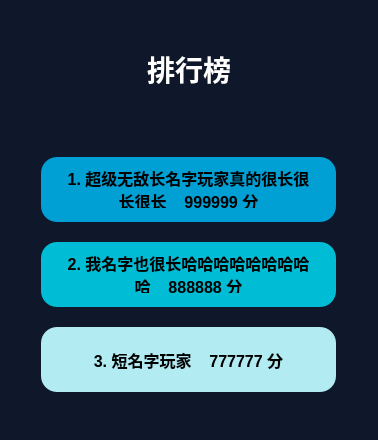
<?xml version="1.0" encoding="UTF-8"?>
<ui version="4.0">
 <class>RankingDialog</class>
 <widget class="QDialog" name="RankingDialog">
  <property name="geometry">
   <rect>
    <x>0</x>
    <y>0</y>
    <width>378</width>
    <height>440</height>
   </rect>
  </property>
  <property name="windowTitle">
   <string>排行榜</string>
  </property>
  <property name="styleSheet">
   <string notr="true">
QDialog { background-color: #0f172a; border-radius: 20px; }

#labelTitle { color: white; font-size: 28px; font-weight: bold; }

#closeButton {
    background: transparent;
    color: #94a3b8;
    font-size: 28px;
    font-weight: bold;
    border: none;
}
#closeButton:hover { color: #ef4444; }

#labelRank1, #labelRank2, #labelRank3 {
    color: black;
    font-weight: bold;
    font-size: 16px;  
    border-radius: 16px;
    padding: 14px 20px;
    background-color: #4338CA;
}
#labelRank1 { background-color: #009fd4; }
#labelRank2 { background-color: #00BCD4; }
#labelRank3 { background-color: #B2EBF2; }
   </string>
  </property>
  <property name="modal">
   <bool>true</bool>
  </property>
  <layout class="QVBoxLayout" name="verticalLayout">
   <property name="spacing">
    <number>20</number>
   </property>
   <property name="leftMargin">
    <number>0</number>
   </property>
   <property name="topMargin">
    <number>0</number>
   </property>
   <property name="rightMargin">
    <number>0</number>
   </property>
   <property name="bottomMargin">
    <number>0</number>
   </property>
   <item>
    <spacer name="verticalSpacer">
     <property name="orientation">
      <enum>Qt::Orientation::Vertical</enum>
     </property>
     <property name="sizeHint" stdset="0">
      <size>
       <width>20</width>
       <height>40</height>
      </size>
     </property>
    </spacer>
   </item>
   <item>
    <widget class="QLabel" name="labelTitle">
     <property name="text">
      <string>排行榜</string>
     </property>
     <property name="alignment">
      <set>Qt::AlignmentFlag::AlignCenter</set>
     </property>
    </widget>
   </item>
   <item>
    <spacer name="topSpacer">
     <property name="orientation">
      <enum>Qt::Orientation::Vertical</enum>
     </property>
     <property name="sizeHint" stdset="0">
      <size>
       <width>20</width>
       <height>30</height>
      </size>
     </property>
    </spacer>
   </item>
   <item alignment="Qt::AlignmentFlag::AlignHCenter">
    <widget class="QLabel" name="labelRank1">
     <property name="sizePolicy">
      <sizepolicy hsizetype="Fixed" vsizetype="Fixed">
       <horstretch>0</horstretch>
       <verstretch>0</verstretch>
      </sizepolicy>
     </property>
     <property name="minimumSize">
      <size>
       <width>295</width>
       <height>65</height>
      </size>
     </property>
     <property name="maximumSize">
      <size>
       <width>295</width>
       <height>65</height>
      </size>
     </property>
     <property name="text">
      <string>1. 超级无敌长名字玩家真的很长很长很长    999999 分</string>
     </property>
     <property name="alignment">
      <set>Qt::AlignmentFlag::AlignCenter</set>
     </property>
     <property name="wordWrap">
      <bool>true</bool>
     </property>
    </widget>
   </item>
   <item alignment="Qt::AlignmentFlag::AlignHCenter">
    <widget class="QLabel" name="labelRank2">
     <property name="sizePolicy">
      <sizepolicy hsizetype="Fixed" vsizetype="Fixed">
       <horstretch>0</horstretch>
       <verstretch>0</verstretch>
      </sizepolicy>
     </property>
     <property name="minimumSize">
      <size>
       <width>295</width>
       <height>65</height>
      </size>
     </property>
     <property name="maximumSize">
      <size>
       <width>295</width>
       <height>65</height>
      </size>
     </property>
     <property name="text">
      <string>2. 我名字也很长哈哈哈哈哈哈哈哈哈    888888 分</string>
     </property>
     <property name="alignment">
      <set>Qt::AlignmentFlag::AlignCenter</set>
     </property>
     <property name="wordWrap">
      <bool>true</bool>
     </property>
    </widget>
   </item>
   <item alignment="Qt::AlignmentFlag::AlignHCenter">
    <widget class="QLabel" name="labelRank3">
     <property name="sizePolicy">
      <sizepolicy hsizetype="Fixed" vsizetype="Fixed">
       <horstretch>0</horstretch>
       <verstretch>0</verstretch>
      </sizepolicy>
     </property>
     <property name="minimumSize">
      <size>
       <width>295</width>
       <height>65</height>
      </size>
     </property>
     <property name="maximumSize">
      <size>
       <width>295</width>
       <height>65</height>
      </size>
     </property>
     <property name="text">
      <string>3. 短名字玩家    777777 分</string>
     </property>
     <property name="alignment">
      <set>Qt::AlignmentFlag::AlignCenter</set>
     </property>
     <property name="wordWrap">
      <bool>true</bool>
     </property>
     <property name="indent">
      <number>-1</number>
     </property>
    </widget>
   </item>
   <item>
    <spacer name="bottomSpacer">
     <property name="orientation">
      <enum>Qt::Orientation::Vertical</enum>
     </property>
     <property name="sizeHint" stdset="0">
      <size>
       <width>20</width>
       <height>30</height>
      </size>
     </property>
    </spacer>
   </item>
  </layout>
 </widget>
 <resources/>
 <connections/>
</ui>
